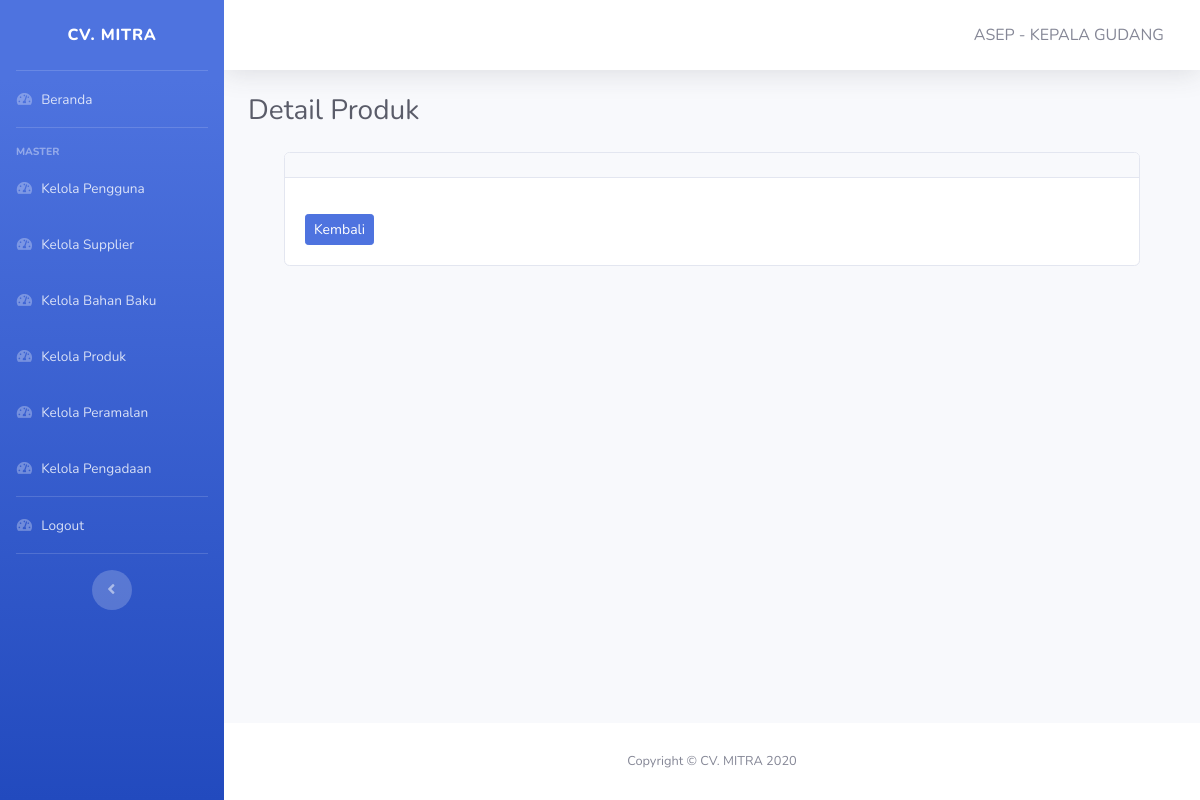
The app's page /pages/admin/detail-produk.php?id=IA07 (signed in), older data.
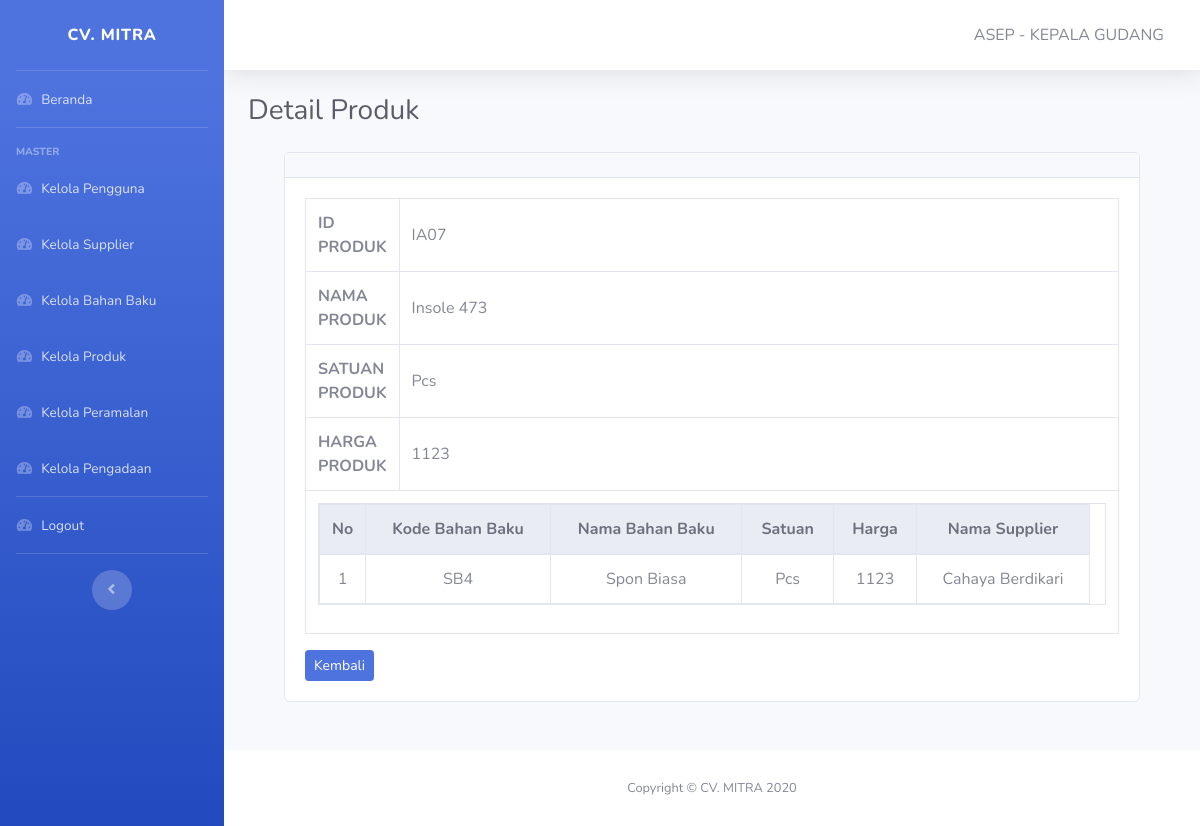
The same page, newer data.
### tables this page shows
CREATE TABLE IF NOT EXISTS `detail_produk` (
  `id_detail_produk` int(11) NOT NULL AUTO_INCREMENT,
  `id_produk` varchar(10) NOT NULL,
  `id_bahanbaku` varchar(6) NOT NULL,
  PRIMARY KEY (`id_detail_produk`),
  KEY `id_produk` (`id_produk`),
  KEY `id_bahanbaku` (`id_bahanbaku`),
  CONSTRAINT `detail_produk_ibfk_1` FOREIGN KEY (`id_produk`) REFERENCES `produk` (`id_produk`),
  CONSTRAINT `detail_produk_ibfk_2` FOREIGN KEY (`id_bahanbaku`) REFERENCES `bahanbaku` (`id_bahanbaku`)
);

CREATE TABLE IF NOT EXISTS `produk` (
  `id_produk` varchar(10) NOT NULL,
  `nama_produk` varchar(20) NOT NULL,
  `satuan_produk` varchar(10) NOT NULL,
  `harga` int(11) NOT NULL,
  PRIMARY KEY (`id_produk`)
);

CREATE TABLE IF NOT EXISTS `bahanbaku` (
  `id_bahanbaku` varchar(6) NOT NULL,
  `nama_bahanbaku` varchar(40) NOT NULL,
  `satuan_bahanbaku` varchar(10) NOT NULL,
  `harga` varchar(20) NOT NULL,
  `id_supplier` int(11) NOT NULL,
  PRIMARY KEY (`id_bahanbaku`),
  KEY `id_supplier` (`id_supplier`),
  CONSTRAINT `bahanbaku_ibfk_2` FOREIGN KEY (`id_supplier`) REFERENCES `supplier` (`id_supplier`)
);

CREATE TABLE IF NOT EXISTS `supplier` (
  `id_supplier` int(11) NOT NULL AUTO_INCREMENT,
  `nama_supplier` varchar(40) NOT NULL,
  `alamat_supplier` varchar(50) NOT NULL,
  `no_telp` varchar(50) NOT NULL DEFAULT '',
  `email` text NOT NULL,
  PRIMARY KEY (`id_supplier`)
);

### pages/admin/detail-produk.php (the view, shortened to what the changed rows need)
<!DOCTYPE html>
<html lang="en">
<head>
    <?php include '../../layout/header.php' ?>
</head>
<body id="page-top">
    <div id="wrapper">
        <div id="content-wrapper" class="d-flex flex-column">
            <div id="content">
                <div class="container-fluid">
                    <div class="d-sm-flex align-items-center justify-content-between mb-4">
                        <h1 class="h3 mb-0 text-gray-800">Detail Produk</h1>
                    </div>
                    <div class="container row-12">
                        <div class="col">
                            <div class="card mb-5">
                                <div class="card-body">
                                    <table class="table table-responsive-lg table-bordered">
                                        <?php
                                        include "../../koneksi.php";
                                        $id = $_GET['id'];
                                        $data = mysqli_query($koneksi, "SELECT * FROM produk p JOIN detail_produk dp JOIN bahanbaku b WHERE dp.id_produk = p.id_produk AND p.id_produk='$id' AND dp.id_bahanbaku = b.id_bahanbaku");
                                        if (!$data) {
                                            ?>
                                            <tr>
                                                <td colspan="1" class="text-center font-weight-bold">Data Kosong</td>
                                            </tr>
                                            <?php
                                            } else {
                                                while ($item = mysqli_fetch_array($data)) {
                                                    ?>
                                                <tr>
                                                    <th width=5%>ID PRODUK</th>
                                                    <td class="align-middle"><?php echo $item['id_produk']; ?></td>
                                                </tr>
                                                <tr>
                                                    <th>NAMA PRODUK</th>
                                                    <td class="align-middle"><?php echo $item['nama_produk']; ?></td>
                                                </tr>
                                                <tr>
                                                    <th>SATUAN PRODUK</th>
                                                    <td class="align-middle"><?php echo $item['satuan_produk']; ?></td>
                                                </tr>
                                                <tr>
                                                    <th>HARGA PRODUK</th>
                                                    <td class="align-middle"><?php echo $item['harga']; ?></td>
                                                </tr>
                                                <tr>
                                                    <td class="text-center" colspan="2">
                                                        <table class="table table-responsive table-hover table-bordered" id="Table">
                                                            <thead class="thead-light text-center">
                                                                <tr>
                                                                    <th width=6% class="align-middle">No</th>
                                                                    <th class="align-middle">Kode Bahan Baku</th>
                                                                    <th class="align-middle">Nama Bahan Baku</th>
                                                                    <th class="align-middle">Satuan</th>
                                                                    <th class="align-middle">Harga</th>
                                                                    <th class="align-middle">Nama Supplier</th>
                                                                </tr>
                                                            </thead>
                                                            <tbody>
                                                                <?php
                                                                        $no = 1;
                                                                        $id_bahanbaku = $item['id_bahanbaku'];
                                                                        $data = mysqli_query($koneksi, "SELECT * FROM bahanbaku b JOIN supplier s WHERE b.id_supplier = s.id_supplier AND b.id_bahanbaku='$id_bahanbaku'");
                                                                        if (!$data) {
                                                                            ?>
                                                                    <tr>
                                                                        <td colspan="10" class="text-center font-weight-bold">Data Kosong</td>
                                                                    </tr>
                                                                    <?php
                                                                            } else {
                                                                                while ($item = mysqli_fetch_array($data)) {
                                                                                    ?>
                                                                        <tr>
                                                                            <td class="text-center align-middle"><?php echo $no++; ?></td>
                                                                            <td class="align-middle"><?php echo $item['id_bahanbaku']; ?></td>
                                                                            <td class="align-middle"><?php echo $item['nama_bahanbaku']; ?></td>
                                                                            <td class="align-middle"><?php echo $item['satuan_bahanbaku']; ?></td>
                                                                            <td class="align-middle"><?php echo $item['harga']; ?></td>
                                                                            <td class="align-middle"><?php echo $item['nama_supplier']; ?></td>
                                                                        </tr>
                                                                <?php
                                                                            }
                                                                        }
                                                                        ?>
                                                            </tbody>
                                                        </table>
                                                    </td>
                                                </tr>
                                        <?php
                                            }
                                        }
                                        ?>
                                    </table>
                                </div>
                            </div>
                        </div>
                    </div>
                </div>
            </div>
        </div>
    </div>
</body>
</html>

Row changes from the older to the newer data that the page shows:
added detail_produk: id_produk "IA07", id_produk.nama_produk "Insole 473", id_produk.satuan_produk "Pcs", id_bahanbaku.harga "1123"
now on this page (row unchanged): bahanbaku: id_bahanbaku "SB4", nama_bahanbaku "Spon Biasa", satuan_bahanbaku "Pcs", harga "1123", id_supplier.nama_supplier "Cahaya Berdikari"
